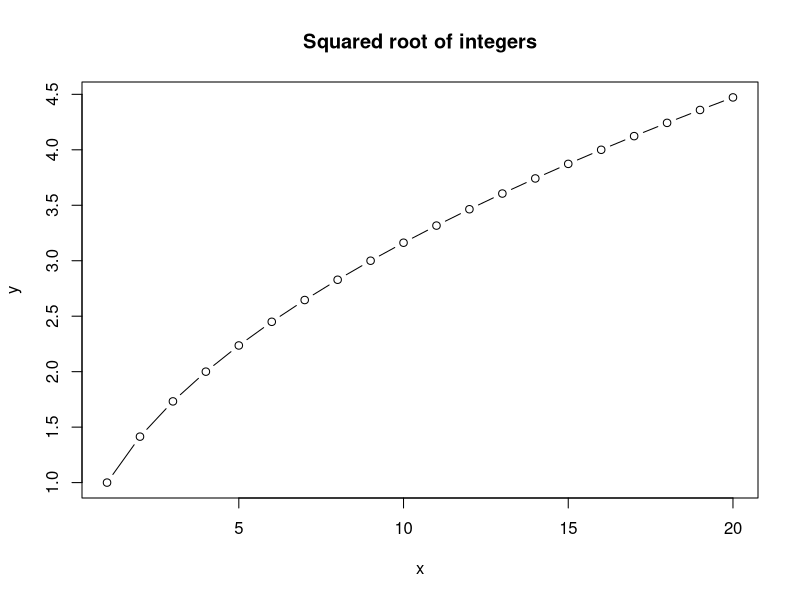

This chart was generated by the following R code:
## This is a R script 
## Run this code to make a plot of x and x^2 for the integers from 1 to 10

x <- 1:20
y <- x^(1/2)


plot(x,y, type = "b", main = "Squared root of integers")

